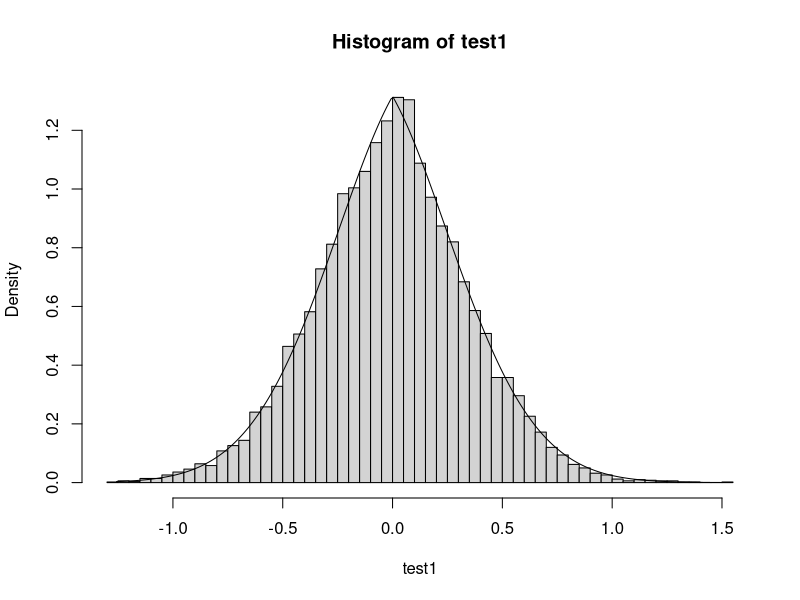

Recreate this plot in R. (Note: this script raises an error after producing the figure.)
##############################  preamble  #############################
# test cross-validation of lambda1 and lambda2                        #
# version: 01                                                         #
# author: Magnus M?nch                                                #
# created: 14-07-2017                                                 #
# last edited: 14-07-2017                                             #
#######################################################################

###############################  notes  ###############################
#                                                                     #
#######################################################################

### paths
path.code <- as.character(ifelse(Sys.info()[1]=="Darwin","/Users/magnusmunch/Documents/PhD/EBEN/code/" ,"~/EBEN/code/"))
path.res <- as.character(ifelse(Sys.info()[1]=="Darwin","/Users/magnusmunch/Documents/PhD/EBEN/results/" ,"~/EBEN/results/"))
path.data <- as.character(ifelse(Sys.info()[1]=="Darwin","/Users/magnusmunch/Documents/PhD/EBEN/data/" ,"~/EBEN/data/"))
path.graph <- "/Users/magnusmunch/Documents/PhD/EBEN/graphs/"

### libraries
library(glmnet)
library(mvtnorm)

### functions
# cross validate penalty parameters
cv.pen <- function(x, y, intercept) {
  n <- nrow(x)
  seq.alpha <- seq(0.01, 0.99, length.out=50)
  seq.lam <- seq.df <- seq.cvll <- numeric(length(seq.alpha))
  for(a in 1:length(seq.alpha)) {
    cv.fit <- cv.glmnet(x, y, family="binomial", alpha=seq.alpha[a], standardize=FALSE,
                        intercept=intercept)
    ind <- which(cv.fit$lambda==cv.fit$lambda.min)
    seq.lam[a] <- cv.fit$lambda.min
    seq.df[a] <- cv.fit$nzero[ind]
    seq.cvll[a] <- cv.fit$cvm[ind]
  }
  lambda1 <- seq.lam*seq.alpha*n*2
  #lambda1 <- n*seq.alpha*seq.lam
  lambda2 <- seq.lam*(1 - seq.alpha)*n
  
  out <- list(lambda1=lambda1, lambda2=lambda2, alpha=seq.alpha, lambda=seq.lam, cvll=seq.cvll)
  return(out)
}

# functions to simulate elastic net prior model parameters
qtrunc <- function(p, spec, a = -Inf, b = Inf, ...) {
  tt <- p
  G <- get(paste("p", spec, sep = ""), mode = "function")
  Gin <- get(paste("q", spec, sep = ""), mode = "function")
  tt <- Gin(G(a, ...) + p*(G(b, ...) - G(a, ...)), ...)
  return(tt)
}

rtrunc <- function(n, spec, a = -Inf, b = Inf, ...) {
  x <- u <- runif(n, min = 0, max = 1)
  x <- qtrunc(u, spec, a = a, b = b,...)
  return(x)
}

renbeta <- function(p, lambda1, lambda2) {
  if(lambda1==0) {
    beta <- rnorm(p, 0, sqrt(1/lambda2))
  } else if(lambda2==0) {
    u <- runif(p) - 0.5
    beta <- -2*sign(u)*log(1 - 2*abs(u))/lambda1
  } else {
    shape <- 0.5
    scale <- 8*lambda2/lambda1^2
    tau <- rtrunc(n=p, spec="gamma", a=1, b=Inf, shape=shape, scale=scale)
    tau <- ifelse(tau < 1, 1, tau)
    sigma <- ifelse(is.infinite(tau), 1/lambda2, 
                    (tau - 1)/(lambda2*tau))
    beta <- rnorm(p, 0, sqrt(sigma))
  }
  return(beta)
}

denbeta <- function(x, lambda1, lambda2) {
  d <- sapply(x, function(x) {0.5*sqrt(lambda2)*dnorm(0.5*lambda1/sqrt(lambda2))*exp(-0.5*(lambda1*abs(x) + lambda2*x^2))/
                pnorm(-0.5*lambda1/sqrt(lambda2))})
  return(d)
}

varbeta <- function(lambda1, lambda2) {
  varb <- 0.25*lambda1^2/lambda2^2 + 1/lambda2 - 0.5*lambda1*dnorm(0.5*lambda1/sqrt(lambda2))/
    (lambda2^(3/2)*pnorm(-0.5*lambda1/sqrt(lambda2)))
  return(varb)
}

### testing parameterizations of prior
p <- 10000
lambda1 <- 2
lambda2 <- 6
test1 <- renbeta(p, lambda1, lambda2)
test2 <- sapply(seq(min(test1), max(test1), 0.01), function(x) {
  0.5*sqrt(lambda2)*dnorm(0.5*lambda1/sqrt(lambda2))*exp(-0.5*(lambda1*abs(x) + lambda2*x^2))/
    pnorm(-0.5*lambda1/sqrt(lambda2))})
hist(test1, freq=FALSE, breaks=80)
lines(seq(min(test1), max(test1), 0.01), test2)
varbeta(lambda1, lambda2)
var(test1)

### simulation
set.seed(2017)

# model parameter settings
lambda1 <- 1
lambda2 <- 1
p <- 1000

# predictor data settings
n <- 100
sigma2 <- 1
pblock <- 10
sigma <- matrix(rho, ncol=pblock, nrow=pblock)
diag(sigma) <- sigma2
sigma <- kronecker(diag(p/pblock), sigma)

# dependent data settings
m <- rep(1, n)

nreps <- 100
vec.lambda1 <- vec.lambda2 <- vec.varbeta <- numeric(nreps)
for(r in 1:nreps) {

  # create model parameters
  beta <- renbeta(p, lambda1, lambda2)

  # create predictor data
  x <- rmvnorm(n, mean=rep(0, p), sigma=sigma)

  # create dependent data
  prob <- as.numeric(exp(x %*% beta)/(1 + exp(x %*% beta)))
  y <- rbinom(n, m, prob)

  # cross-validate the lambdas and calculate variance of betas
  est.pen <- cv.pen(x, y, intercept=TRUE)
  vec.lambda1[r] <- est.pen$lambda1[which.min(est.pen$cvll)]
  vec.lambda2[r] <- est.pen$lambda2[which.min(est.pen$cvll)]
  vec.varbeta[r] <- var(beta)
}
true.varbeta <- varbeta(lambda1, lambda2)
emp.varbeta <- median(vec.varbeta)
cv.varbeta <- median(varbeta(vec.lambda1, vec.lambda2))
true.varbeta
emp.varbeta
cv.varbeta
hist(vec.cvvarbeta)

ndens <- 1000
seq.beta <- seq(min(beta), max(beta), length.out=ndens)
est.den <- denbeta(seq.beta, est.lambda1, est.lambda2)
h <- hist(beta, breaks=50, plot=FALSE)
plot(h, freq=FALSE, ylim=range(c(h$density, est.den)), xlim=range(c(seq.beta, h$breaks)))
lines(seq.beta, est.den, col=2)
text(x=c(1.65, 0.85), y=c(0.3, 1.0), labels=c(as.expression(bquote(sigma^2==.(round(var(beta), 2)))), bquote(sigma^2==.(round(varbeta(est.lambda1, est.lambda2), 2)))), col=c(1:2))

varbeta(est.lambda1, est.lambda2)
var(beta)
log(exp(1))

seq.varbeta <- varbeta(seq.lambda1, seq.lambda2)
plot(seq.lambda1, seq.varbeta, type="l")
plot(seq.lambda2, seq.varbeta, type="l")

  